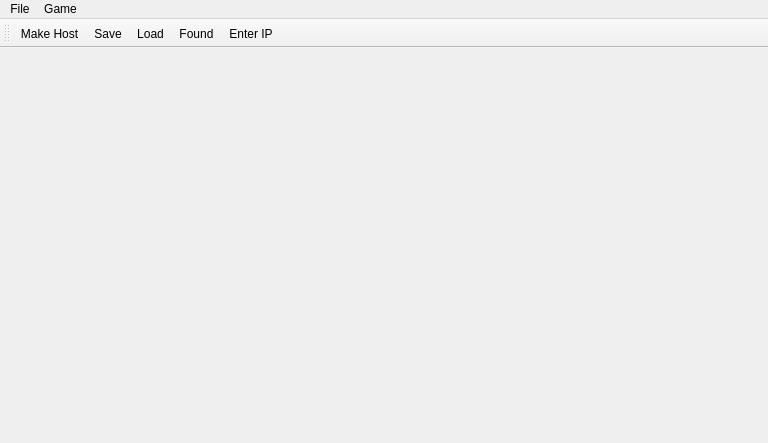
<?xml version="1.0" encoding="UTF-8"?>
<ui version="4.0">
 <class>MainWindow</class>
 <widget class="QMainWindow" name="MainWindow">
  <property name="geometry">
   <rect>
    <x>0</x>
    <y>0</y>
    <width>768</width>
    <height>443</height>
   </rect>
  </property>
  <property name="windowTitle">
   <string>MainWindow</string>
  </property>
  <widget class="QWidget" name="centralWidget">
   <layout class="QVBoxLayout" name="Central">
    <item>
     <widget class="QLabel" name="Info">
      <property name="layoutDirection">
       <enum>Qt::LeftToRight</enum>
      </property>
      <property name="frameShape">
       <enum>QFrame::NoFrame</enum>
      </property>
      <property name="midLineWidth">
       <number>-2</number>
      </property>
      <property name="text">
       <string/>
      </property>
      <property name="alignment">
       <set>Qt::AlignCenter</set>
      </property>
     </widget>
    </item>
    <item>
     <layout class="QHBoxLayout" name="horizontalLayout">
      <item>
       <widget class="QWidget" name="PlayerWidget" native="true">
        <property name="minimumSize">
         <size>
          <width>300</width>
          <height>300</height>
         </size>
        </property>
        <property name="maximumSize">
         <size>
          <width>300</width>
          <height>300</height>
         </size>
        </property>
        <layout class="QGridLayout" name="Player">
         <property name="leftMargin">
          <number>0</number>
         </property>
         <property name="topMargin">
          <number>0</number>
         </property>
         <property name="rightMargin">
          <number>0</number>
         </property>
         <property name="bottomMargin">
          <number>0</number>
         </property>
         <property name="spacing">
          <number>0</number>
         </property>
        </layout>
       </widget>
      </item>
      <item>
       <widget class="QWidget" name="EnemyWidget" native="true">
        <property name="minimumSize">
         <size>
          <width>300</width>
          <height>300</height>
         </size>
        </property>
        <property name="maximumSize">
         <size>
          <width>300</width>
          <height>300</height>
         </size>
        </property>
        <layout class="QGridLayout" name="Enemy">
         <property name="leftMargin">
          <number>0</number>
         </property>
         <property name="topMargin">
          <number>0</number>
         </property>
         <property name="rightMargin">
          <number>0</number>
         </property>
         <property name="bottomMargin">
          <number>0</number>
         </property>
         <property name="spacing">
          <number>0</number>
         </property>
        </layout>
       </widget>
      </item>
     </layout>
    </item>
    <item>
     <spacer name="verticalSpacer">
      <property name="orientation">
       <enum>Qt::Vertical</enum>
      </property>
      <property name="sizeHint" stdset="0">
       <size>
        <width>20</width>
        <height>40</height>
       </size>
      </property>
     </spacer>
    </item>
   </layout>
  </widget>
  <widget class="QMenuBar" name="menuBar">
   <property name="geometry">
    <rect>
     <x>0</x>
     <y>0</y>
     <width>768</width>
     <height>22</height>
    </rect>
   </property>
   <widget class="QMenu" name="menuMenu">
    <property name="title">
     <string>Game</string>
    </property>
    <widget class="QMenu" name="menuConnect_to_Host">
     <property name="title">
      <string>Connect to Host</string>
     </property>
     <addaction name="actionFound"/>
     <addaction name="actionEnter_IP"/>
    </widget>
    <addaction name="actionMake_Host"/>
    <addaction name="menuConnect_to_Host"/>
   </widget>
   <widget class="QMenu" name="menuFile">
    <property name="title">
     <string>File</string>
    </property>
    <addaction name="actionSave"/>
    <addaction name="actionLoad"/>
   </widget>
   <addaction name="menuFile"/>
   <addaction name="menuMenu"/>
  </widget>
  <widget class="QToolBar" name="mainToolBar">
   <attribute name="toolBarArea">
    <enum>TopToolBarArea</enum>
   </attribute>
   <attribute name="toolBarBreak">
    <bool>false</bool>
   </attribute>
   <addaction name="actionMake_Host"/>
   <addaction name="actionSave"/>
   <addaction name="actionLoad"/>
   <addaction name="actionFound"/>
   <addaction name="actionEnter_IP"/>
  </widget>
  <action name="actionMake_Host">
   <property name="text">
    <string>Make Host</string>
   </property>
  </action>
  <action name="actionFound">
   <property name="text">
    <string>Found</string>
   </property>
  </action>
  <action name="actionEnter_IP">
   <property name="text">
    <string>Enter IP</string>
   </property>
  </action>
  <action name="actionSave">
   <property name="text">
    <string>Save</string>
   </property>
  </action>
  <action name="actionLoad">
   <property name="text">
    <string>Load</string>
   </property>
  </action>
 </widget>
 <layoutdefault spacing="6" margin="11"/>
 <resources/>
 <connections/>
</ui>
